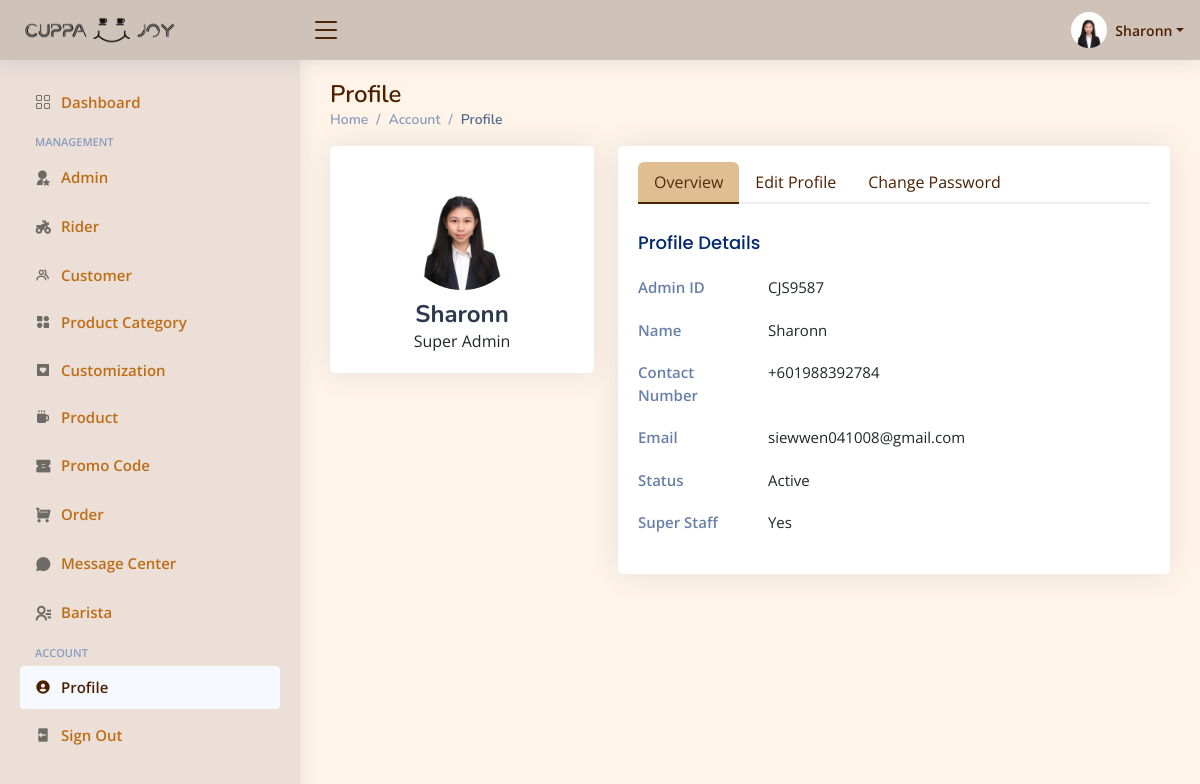
The app's page /Admin/users-profile.php (signed in) with its own data.
### tables this page shows
CREATE TABLE `staff` (
  `S_ID` varchar(50) NOT NULL,
  `S_Name` varchar(50) NOT NULL,
  `S_Email` varchar(100) NOT NULL,
  `S_Photo` varchar(100) NOT NULL,
  `S_Password` varchar(225) NOT NULL,
  `S_Status` varchar(50) NOT NULL,
  `Super_Staff` varchar(100) NOT NULL,
  `S_ContactNum` varchar(12) NOT NULL,
  `Add_By` varchar(50) NOT NULL
);

### Admin/users-profile.php (the view, shortened to what this page needs)
<?php
include("../user/db_connection.php");
$currectuser = $_SESSION["S_ID"];
$sql = "SELECT * FROM `staff` WHERE S_ID = '$currectuser'";
$gotResult = mysqli_query($con, $sql);
if ($gotResult && mysqli_num_rows($gotResult) > 0) {
    while ($row = mysqli_fetch_array($gotResult)) {
        $name = $row['S_Name'];
        $phno = $row['S_ContactNum'];
        $Email = $row['S_Email'];
        $status = $row['S_Status'];
        $superStaff = $row['Super_Staff'];
        $photo = $row['S_Photo'];
        $title = ($superStaff == 'Yes') ? 'Super Admin' : 'Admin';
    }
}
?>
<!DOCTYPE html>
<html lang="en">
<head>
  <link href="assets/vendor/bootstrap/css/bootstrap.min.css" rel="stylesheet">
  <link href="assets/vendor/bootstrap-icons/bootstrap-icons.css" rel="stylesheet">
  <link href="assets/vendor/boxicons/css/boxicons.min.css" rel="stylesheet">
  <link href="assets/vendor/quill/quill.snow.css" rel="stylesheet">
  <link href="assets/vendor/quill/quill.bubble.css" rel="stylesheet">
  <link href="assets/vendor/remixicon/remixicon.css" rel="stylesheet">
  <link href="assets/vendor/simple-datatables/style.css" rel="stylesheet">
  <link href="assets/css/style.css" rel="stylesheet">
</head>
<body>
  <header id="header" class="header fixed-top d-flex align-items-center">
    <div class="d-flex align-items-center justify-content-between">
      <a href="dashboard.php" class="logo d-flex align-items-center">
        <img src="assets/image/full-logo-black.png" alt="">
      </a>
      <i class="bi bi-list toggle-sidebar-btn"></i>
    </div>
    <nav class="header-nav ms-auto">
      <ul class="d-flex align-items-center">
        <li class="nav-item dropdown pe-3">
          <a class="nav-link nav-profile d-flex align-items-center pe-0" href="#" data-bs-toggle="dropdown">
            <img src="../image/admin/<?php echo $photo ?>" alt="Profile" class="rounded-circle">
            <span class="d-none d-md-block dropdown-toggle ps-2"><?php echo $name ?></span>
          </a>
        </li>
      </ul>
    </nav>
  </header>
  <aside id="sidebar" class="sidebar">
    <ul class="sidebar-nav" id="sidebar-nav">
    <li class="nav-item">
        <a class="nav-link collapsed" href="dashboard.php">
          <i class="bi bi-grid"></i>
          <span>Dashboard</span>
        </a>
      </li>
      <li class="nav-heading">Management</li>
      <li class="nav-item">
        <a class="nav-link collapsed" href="staff.php">
          <i class="ri-user-star-fill"></i>
          <span>Admin</span>
        </a>
      </li>
      <li class="nav-item">
        <a class="nav-link collapsed" href="rider.php">
          <i class="ri-motorbike-fill"></i>
          <span>Rider</span>
        </a>
      </li>
      <li class="nav-item">
        <a class="nav-link collapsed" href="customer.php">
          <i class="bx bx-group"></i>
          <span>Customer</span>
        </a>
      </li>
      <li class="nav-item">
        <a class="nav-link collapsed" href="category.php">
          <i class="bx bxs-category-alt"></i>
          <span>Product Category</span>
        </a>
      </li>
      <li class="nav-item">
        <a class="nav-link collapsed" href="customisation.php">
          <i class="bx bxs-heart-square"></i>
          <span>Customization</span>
        </a>
      </li>
      <li class="nav-item">
        <a class="nav-link collapsed" href="product.php">
          <i class="bx bxs-coffee"></i>
          <span>Product</span>
        </a>
      </li>
      <li class="nav-item">
        <a class="nav-link collapsed" href="promo.php">
          <i class="ri-coupon-fill"></i>
          <span>Promo Code</span>
        </a>
      </li>
      <li class="nav-item">
        <a class="nav-link collapsed" href="order2.php">
          <i class="ri-shopping-cart-fill"></i>
          <span>Order</span>
        </a>
      </li>
      <li class="nav-item">
        <a class="nav-link collapsed" href="message.php">
          <i class="ri-chat-3-fill"></i>
          <span>Message Center</span>
        </a>
      </li>
      <li class="nav-item">
        <a class="nav-link collapsed" href="barista.php">
          <i class="ri-contacts-line"></i>
          <span>Barista</span>
        </a>
      </li>
      <li class="nav-heading">Account</li>
      <li class="nav-item">
        <a class="nav-link" href="users-profile.php">
          <i class="bx bxs-user-circle"></i>
          <span>Profile</span>
        </a>
      </li>
      <li class="nav-item">
        <a class="nav-link collapsed" href="pages-login.php" onclick="return confirmLogout();">
          <i class="bx bxs-log-out"></i>
          <span>Sign Out</span>
        </a>
      </li>
    </ul>
  </aside>
  <main id="main" class="main">
    <div class="pagetitle">
      <h1>Profile</h1>
      <nav>
        <ol class="breadcrumb">
          <li class="breadcrumb-item"><a href="dashboard.php">Home</a></li>
          <li class="breadcrumb-item">Account</li>
          <li class="breadcrumb-item active">Profile</li>
        </ol>
      </nav>
    </div>
    <section class="section profile">
      <div class="row">
        <div class="col-xl-4">
          <div class="card">
            <div class="card-body profile-card pt-4 d-flex flex-column align-items-center">
              <img src="../image/admin/<?php echo $photo ?>" alt="Profile" class="rounded-circle">
              <h2><?php echo $name ?></h2>
              <span><?php echo $title; ?></span>
            </div>
          </div>
        </div>
        <div class="col-xl-8">
          <div class="card">
            <div class="card-body pt-3">
              <ul class="nav nav-tabs nav-tabs-bordered">
                <li class="nav-item">
                  <button class="nav-link active" data-bs-toggle="tab" data-bs-target="#profile-overview">Overview</button>
                </li>
                <li class="nav-item">
                  <button class="nav-link" data-bs-toggle="tab" data-bs-target="#profile-edit">Edit Profile</button>
                </li>
                <li class="nav-item">
                  <button class="nav-link" data-bs-toggle="tab" data-bs-target="#profile-change-password">Change Password</button>
                </li>
              </ul>
              <div class="tab-content pt-2">
                <div class="tab-pane fade show active profile-overview" id="profile-overview">
                  <h5 class="card-title">Profile Details</h5>
                  <div class="row">
                    <div class="col-lg-3 col-md-4 label ">Admin ID</div>
                    <div class="col-lg-9 col-md-8"><?php echo $_SESSION['S_ID'] ?></div>
                  </div>
                  <div class="row">
                    <div class="col-lg-3 col-md-4 label ">Name</div>
                    <div class="col-lg-9 col-md-8"><?php echo $name ?></div>
                  </div>
                  <div class="row">
                    <div class="col-lg-3 col-md-4 label">Contact Number</div>
                    <div class="col-lg-9 col-md-8"><?php echo '+6' . $phno ?></div>
                  </div>
                  <div class="row">
                    <div class="col-lg-3 col-md-4 label">Email</div>
                    <div class="col-lg-9 col-md-8"><?php echo $Email ?></div>
                  </div>
                  <div class="row">
                    <div class="col-lg-3 col-md-4 label">Status</div>
                    <div class="col-lg-9 col-md-8"><?php echo $status ?></div>
                  </div>
                  <div class="row">
                    <div class="col-lg-3 col-md-4 label">Super Staff</div>
                    <div class="col-lg-9 col-md-8"><?php echo $superStaff ?></div>
                  </div>
                </div>
              </div>
            </div>
          </div>
        </div>
      </div>
    </section>
  </main>
</body>
</html>

### Admin/assets/css/style.css (style rules this page uses)
:root { scroll-behavior: smooth; }
body { font-family: "Open Sans", sans-serif; background: #fff4e7; color: #444444; }
a { color: #f19041; text-decoration: none; }
h1, h2, h3, h4, h5, h6 { font-family: "Nunito", sans-serif; }
#main { margin-top: 60px; padding: 20px 30px; transition: all 0.3s; }
.pagetitle { margin-bottom: 10px; }
.pagetitle h1 { font-size: 24px; margin-bottom: 0; font-weight: 600; color: #4b1f00; }
.card { margin-bottom: 30px; border: none; border-radius: 5px; box-shadow: 0px 0 30px rgba(1, 41, 112, 0.1); }
.card-title { padding: 20px 0 15px 0; font-size: 18px; font-weight: 500; color: #4b1f00; font-family: "Poppins", sans-serif; }
.card-body { padding: 0 20px 20px 20px; }
.breadcrumb { font-size: 14px; font-family: "Nunito", sans-serif; color: #899bbd; font-weight: 600; }
.breadcrumb a { color: #899bbd; transition: 0.3s; }
.breadcrumb .breadcrumb-item::before { color: #899bbd; }
.breadcrumb .active { color: #51678f; font-weight: 600; }
.nav-tabs-bordered { border-bottom: 2px solid #ebeef4; }
.nav-tabs-bordered .nav-link { margin-bottom: -2px; border: none; color: #4b1f00; }
.nav-tabs-bordered .nav-link.active { background-color: #dfbf91; color: #562a0b; border-bottom: 2px solid rgb(69, 38, 8); }
.logo { line-height: 1; }
@media (min-width: 1200px) { .logo { width: 280px; } }
.logo img { max-height: 26px; margin-right: 6px; margin-left: 30px; transform: scale(2.0); }
.header { transition: all 0.5s; z-index: 997; height: 60px; box-shadow: 0px 2px 20px rgba(1, 41, 112, 0.1); background-color: #cfc2b9; padding-left: 20px; }
.header .toggle-sidebar-btn { font-size: 32px; padding-left: 10px; cursor: pointer; color: #4b1f00; }
.header-nav ul { list-style: none; }
.header-nav>ul { margin: 0; padding: 0; }
.header-nav .nav-profile { color: #4b1f00; }
.header-nav .nav-profile img { max-height: 36px; }
.header-nav .nav-profile span { font-size: 14px; font-weight: 600; }
.sidebar { position: fixed; top: 60px; left: 0; bottom: 0; width: 300px; z-index: 996; transition: all 0.3s; padding: 20px; overflow-y: auto; scrollbar-width: thin; scrollbar-color: #c8b394 transparent; box-shadow: 0px 0px 20px rgba(1, 41, 112, 0.1); background-color: #ebdfd8; }
@media (min-width: 1200px) { #main, #footer { margin-left: 300px; } }
.sidebar-nav { padding: 0; margin: 0; list-style: none; }
.sidebar-nav li { padding: 0; margin: 0; list-style: none; }
.sidebar-nav .nav-item { margin-bottom: 5px; }
.sidebar-nav .nav-heading { font-size: 11px; text-transform: uppercase; color: #899bbd; font-weight: 600; margin: 10px 0 5px 15px; }
.sidebar-nav .nav-link { display: flex; align-items: center; font-size: 15px; font-weight: 600; color: #4b1f00; transition: 0.3; background: #f6f9ff; padding: 10px 15px; border-radius: 4px; }
.sidebar-nav .nav-link i { font-size: 16px; margin-right: 10px; color:#4b1f00; }
.sidebar-nav .nav-link.collapsed { color: #be6d16; background:#ebdfd8; }
.sidebar-nav .nav-link.collapsed i { color: #6e6a65; }
.profile .profile-card img { max-width: 120px; }
.profile .profile-card h2 { font-size: 24px; font-weight: 700; color: #2c384e; margin: 10px 0 0 0; }
.profile .profile-overview .row { margin-bottom: 20px; font-size: 15px; }
.profile .profile-overview .card-title { color: #012970; }
.profile .profile-overview .label { font-weight: 600; color: rgba(1, 41, 112, 0.6); }
.label { font-weight: bold; margin-right: 10px; width: 120px; }

### records on screen
staff: S_Photo (picture), S_Name "Sharonn", Super_Staff "Super Admin", S_ContactNum "01988392784", S_Email "siewwen041008@gmail.com", S_Status "Active", Super_Staff "Yes"

### other values on screen
$_SESSION['S_ID'] "CJS9587"
